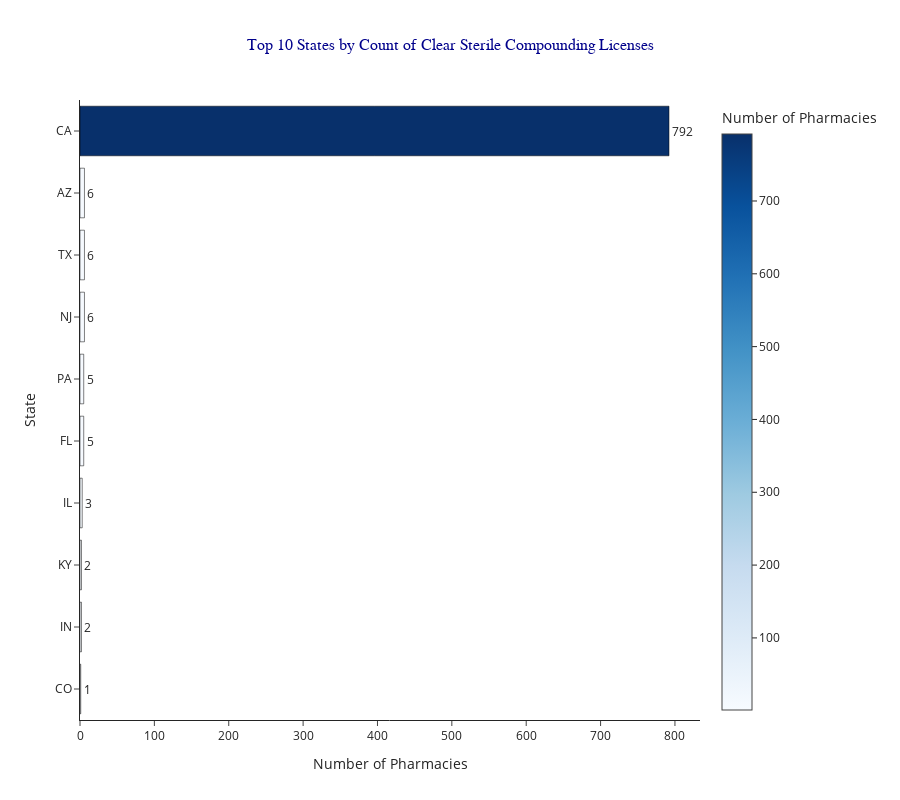

Notebook code cell kept with this figure:
### Code cell
top_10_state_counts = state_counts.nlargest(10, 'Count')

fig_bar_state_count = px.bar(
    top_10_state_counts,
    x='Count',
    y='State',
    title='Top 10 States by Count of Clear Sterile Compounding Licenses',
    labels={'State': 'State', 'Count': 'Number of Pharmacies'},
    template='simple_white',
    color='Count',  # Adds a color gradient based on the count
    color_continuous_scale='Blues'  # Custom color scale
)

# Update layout for better readability and aesthetics
fig_bar_state_count.update_layout(
    yaxis={
        'categoryorder': 'total ascending',  # Use ascending to reverse the order
        #'autorange': 'reversed',  # Ensure the largest is at the top
        'title': 'State',
        'tickfont': {'size': 12},
    },
    xaxis={
        'title': 'Number of Pharmacies',
        'tickfont': {'size': 12},
    },
    title={
        'font': {'size': 16, 'family': 'Arial', 'color': 'darkblue'},
        'x': 0.5,  # Center the title
    },
    height=800,  # Adjust height for fewer rows
)

# Add bar labels for clarity
fig_bar_state_count.update_traces(
    text=top_10_state_counts['Count'],  # Use the correct dataset for labels
    textposition='outside',  # Place the text above the bars
    marker_line_color='black',  # Outline the bars for better distinction
    marker_line_width=.5,  # Width of the bar outline
)

# Show the chart
fig_bar_state_count.show()

### Figure 1 — Plotly figure (JSON) as saved in the notebook; plotly's stock layout.template omitted (floating-point values rounded to 4 significant figures)
{"data": [{"alignmentgroup": "True", "hovertemplate": "Number of Pharmacies=%{marker.color}<br>State=%{y}<extra></extra>", "legendgroup": "", "marker": {"color": [792, 6, 6, 6, 5, 5, 3, 2, 2, 1], "coloraxis": "coloraxis", "pattern": {"shape": ""}, "line": {"color": "black", "width": 0.5}}, "name": "", "offsetgroup": "", "orientation": "h", "showlegend": false, "textposition": "outside", "x": [792, 6, 6, 6, 5, 5, 3, 2, 2, 1], "xaxis": "x", "y": ["CA", "NJ", "TX", "AZ", "FL", "PA", "IL", "IN", "KY", "CO"], "yaxis": "y", "type": "bar", "text": [792.0, 6.0, 6.0, 6.0, 5.0, 5.0, 3.0, 2.0, 2.0, 1.0]}], "layout": {"xaxis": {"anchor": "y", "domain": [0.0, 1.0], "title": {"text": "Number of Pharmacies"}, "tickfont": {"size": 12}}, "yaxis": {"anchor": "x", "domain": [0.0, 1.0], "title": {"text": "State"}, "tickfont": {"size": 12}, "categoryorder": "total ascending"}, "coloraxis": {"colorbar": {"title": {"text": "Number of Pharmacies"}}, "colorscale": [[0.0, "rgb(247,251,255)"], [0.125, "rgb(222,235,247)"], [0.25, "rgb(198,219,239)"], [0.375, "rgb(158,202,225)"], [0.5, "rgb(107,174,214)"], [0.625, "rgb(66,146,198)"], [0.75, "rgb(33,113,181)"], [0.875, "rgb(8,81,156)"], [1.0, "rgb(8,48,107)"]]}, "legend": {"tracegroupgap": 0}, "title": {"text": "Top 10 States by Count of Clear Sterile Compounding Licenses", "font": {"size": 16, "family": "Arial", "color": "darkblue"}, "x": 0.5}, "barmode": "relative", "height": 800}}
